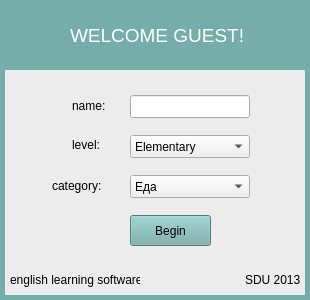
<?xml version="1.0" encoding="UTF-8"?>
<ui version="4.0">
 <class>MainWindow</class>
 <widget class="QMainWindow" name="MainWindow">
  <property name="geometry">
   <rect>
    <x>0</x>
    <y>0</y>
    <width>310</width>
    <height>300</height>
   </rect>
  </property>
  <property name="sizePolicy">
   <sizepolicy hsizetype="Preferred" vsizetype="Preferred">
    <horstretch>0</horstretch>
    <verstretch>0</verstretch>
   </sizepolicy>
  </property>
  <property name="minimumSize">
   <size>
    <width>310</width>
    <height>300</height>
   </size>
  </property>
  <property name="maximumSize">
   <size>
    <width>310</width>
    <height>300</height>
   </size>
  </property>
  <property name="windowTitle">
   <string>MainWindow</string>
  </property>
  <widget class="QWidget" name="centralWidget">
   <widget class="QLabel" name="label">
    <property name="geometry">
     <rect>
      <x>70</x>
      <y>15</y>
      <width>181</width>
      <height>41</height>
     </rect>
    </property>
    <property name="font">
     <font>
      <pointsize>14</pointsize>
     </font>
    </property>
    <property name="styleSheet">
     <string notr="true">color: rgb(255, 255, 255);</string>
    </property>
    <property name="text">
     <string>WELCOME GUEST!</string>
    </property>
   </widget>
   <widget class="QLineEdit" name="lineEdit">
    <property name="geometry">
     <rect>
      <x>130</x>
      <y>95</y>
      <width>120</width>
      <height>23</height>
     </rect>
    </property>
    <property name="whatsThis">
     <string>type your name</string>
    </property>
   </widget>
   <widget class="QLabel" name="label_2">
    <property name="geometry">
     <rect>
      <x>72</x>
      <y>95</y>
      <width>51</width>
      <height>21</height>
     </rect>
    </property>
    <property name="layoutDirection">
     <enum>Qt::RightToLeft</enum>
    </property>
    <property name="text">
     <string>name:</string>
    </property>
   </widget>
   <widget class="QComboBox" name="comboBox">
    <property name="geometry">
     <rect>
      <x>130</x>
      <y>135</y>
      <width>120</width>
      <height>23</height>
     </rect>
    </property>
    <property name="styleSheet">
     <string notr="true"/>
    </property>
    <item>
     <property name="text">
      <string>Elementary</string>
     </property>
    </item>
    <item>
     <property name="text">
      <string>Pre-Intermediate</string>
     </property>
    </item>
    <item>
     <property name="text">
      <string>Intermediate</string>
     </property>
    </item>
   </widget>
   <widget class="QLabel" name="label_3">
    <property name="geometry">
     <rect>
      <x>72</x>
      <y>135</y>
      <width>51</width>
      <height>20</height>
     </rect>
    </property>
    <property name="layoutDirection">
     <enum>Qt::RightToLeft</enum>
    </property>
    <property name="text">
     <string>level:</string>
    </property>
   </widget>
   <widget class="QLabel" name="label_4">
    <property name="geometry">
     <rect>
      <x>52</x>
      <y>175</y>
      <width>71</width>
      <height>21</height>
     </rect>
    </property>
    <property name="layoutDirection">
     <enum>Qt::RightToLeft</enum>
    </property>
    <property name="text">
     <string>category:</string>
    </property>
    <property name="wordWrap">
     <bool>true</bool>
    </property>
   </widget>
   <widget class="QComboBox" name="comboBox_2">
    <property name="geometry">
     <rect>
      <x>130</x>
      <y>175</y>
      <width>120</width>
      <height>23</height>
     </rect>
    </property>
    <item>
     <property name="text">
      <string>Еда</string>
     </property>
    </item>
    <item>
     <property name="text">
      <string>Профессии</string>
     </property>
    </item>
    <item>
     <property name="text">
      <string>Computer Science</string>
     </property>
    </item>
    <item>
     <property name="text">
      <string>Family</string>
     </property>
    </item>
    <item>
     <property name="text">
      <string>Home</string>
     </property>
    </item>
    <item>
     <property name="text">
      <string>Sports</string>
     </property>
    </item>
   </widget>
   <widget class="QPushButton" name="pushButton">
    <property name="geometry">
     <rect>
      <x>130</x>
      <y>215</y>
      <width>81</width>
      <height>31</height>
     </rect>
    </property>
    <property name="styleSheet">
     <string notr="true">background-color: rgb(116, 173, 170);</string>
    </property>
    <property name="text">
     <string>Begin</string>
    </property>
   </widget>
   <widget class="QLabel" name="label_5">
    <property name="geometry">
     <rect>
      <x>0</x>
      <y>0</y>
      <width>310</width>
      <height>300</height>
     </rect>
    </property>
    <property name="styleSheet">
     <string notr="true">background-color: rgb(116, 173, 170);</string>
    </property>
    <property name="text">
     <string/>
    </property>
   </widget>
   <widget class="QLabel" name="label_6">
    <property name="geometry">
     <rect>
      <x>5</x>
      <y>70</y>
      <width>300</width>
      <height>225</height>
     </rect>
    </property>
    <property name="styleSheet">
     <string notr="true">background-color: rgb(237, 236, 236);
border-radius: 1px;</string>
    </property>
    <property name="text">
     <string/>
    </property>
   </widget>
   <widget class="QLabel" name="label_7">
    <property name="geometry">
     <rect>
      <x>10</x>
      <y>270</y>
      <width>130</width>
      <height>20</height>
     </rect>
    </property>
    <property name="styleSheet">
     <string notr="true">font: 25 8pt &quot;Sansation Light&quot;;</string>
    </property>
    <property name="text">
     <string>english learning software</string>
    </property>
   </widget>
   <widget class="QLabel" name="label_8">
    <property name="geometry">
     <rect>
      <x>245</x>
      <y>270</y>
      <width>60</width>
      <height>20</height>
     </rect>
    </property>
    <property name="styleSheet">
     <string notr="true">font: 25 8pt &quot;Sansation Light&quot;;</string>
    </property>
    <property name="text">
     <string>SDU 2013</string>
    </property>
   </widget>
   <zorder>label_5</zorder>
   <zorder>label_6</zorder>
   <zorder>label</zorder>
   <zorder>lineEdit</zorder>
   <zorder>label_2</zorder>
   <zorder>comboBox</zorder>
   <zorder>label_3</zorder>
   <zorder>label_4</zorder>
   <zorder>comboBox_2</zorder>
   <zorder>pushButton</zorder>
   <zorder>label_7</zorder>
   <zorder>label_8</zorder>
  </widget>
  <widget class="QMenuBar" name="menuBar">
   <property name="geometry">
    <rect>
     <x>0</x>
     <y>0</y>
     <width>310</width>
     <height>20</height>
    </rect>
   </property>
  </widget>
 </widget>
 <layoutdefault spacing="6" margin="11"/>
 <resources/>
 <connections/>
</ui>
